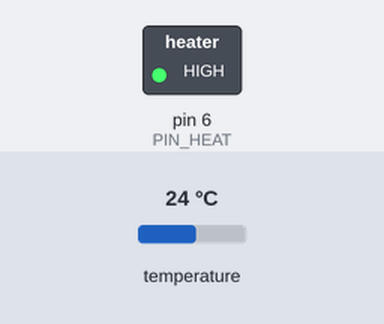
Simulated run of this sketch. Board: Arduino Uno, built with avr-gcc and run on an emulated ATmega328P. Shown: switched loads named in the sketch (green lamp = pin HIGH). Inputs (shaded band) come from the test bench; at power-on: temperature 24 °C. What the sketch prints to the serial monitor is not drawn.

Above: at 3.3 s.
3.4 s: temperature set to 22.7 °C
5.9 s: temperature set to 21.5 °C
At 6.9 s:
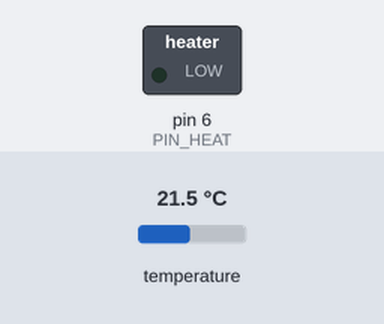
9.3 s: temperature set to 28 °C
At 10.6 s:
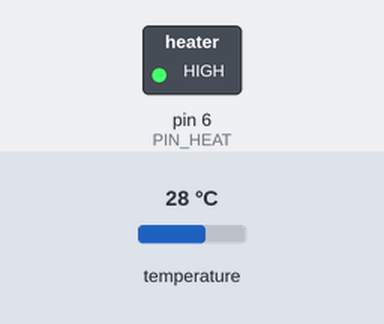
11.8 s: temperature set to 12 °C
At 14.4 s:
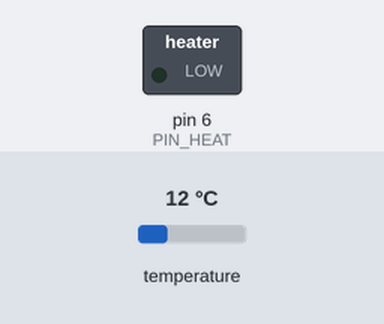
Timing chart, 0 to 15.6 s (numbered marks = the images above; inputs shaded):
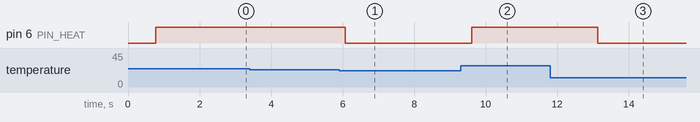

Measured:
- the behaviour switches between 22 and 21.9 °C on temperature (found by bisection; images 0 and 1)
- after the input at 3.4 s, every drawn part: stays the same
- after the input at 5.9 s, pin 6 (PIN_HEAT): HIGH → LOW after 0.18 s
- after the input at 9.3 s, pin 6 (PIN_HEAT): LOW → HIGH after 0.30 s
- after the input at 11.8 s, pin 6 (PIN_HEAT): HIGH → LOW after 1.3 s

The sketch:

SimpleThermostat.ino
```cpp
/* Tamata Ocean - Open Source code for discovering */
/* Controlling Thermostat from Hard Code */
/* Necessary :
 *  Arduino UNO
 *  DS18B20 Sensor ( for water )
 *  4.7Kohm resistance
 *  Relay to control Heat
 *  Heater ( Resisitive Wire(2m/0.5Ohm) under the recipient )
 *  Electric Programmer to manager On / Off Time
 *  Alim 12V 2A
 *  Breadboard & Wires
 */

#include <DallasTemperature.h>

#define PIN_SENSOR_TEMP 7
#define PIN_HEAT 6
#define TARGET_TEMP 22        // Temperature wanted during "On heat" period

OneWire oneWire_in(PIN_SENSOR_TEMP);
DallasTemperature sensor_temp(&oneWire_in);
float temperatureMC = 0;

void setup(void)
{
    pinMode(PIN_HEAT, OUTPUT);

    Serial.begin(115200);
    Serial.println("TamataSpiru Kit - V1.0");
    Serial.println("----------------------");
    Serial.println();

    sensor_temp.begin();
}

void loop(void)
{
    Serial.print("Requesting temperatures...");
    sensor_temp.requestTemperatures();
    temperatureMC = sensor_temp.getTempCByIndex(0);

    Serial.println("Temperature : "+ String(temperatureMC ));

    /* Thermostat */
    if ( temperatureMC >= TARGET_TEMP ) {
      Serial.println("Heat Off");
      digitalWrite(PIN_HEAT, HIGH);
    }
    else{
      Serial.println("Heat On");
      digitalWrite(PIN_HEAT, LOW);
    }

    /* Waiting for ... un ms */
    delay(1000);
}
```
